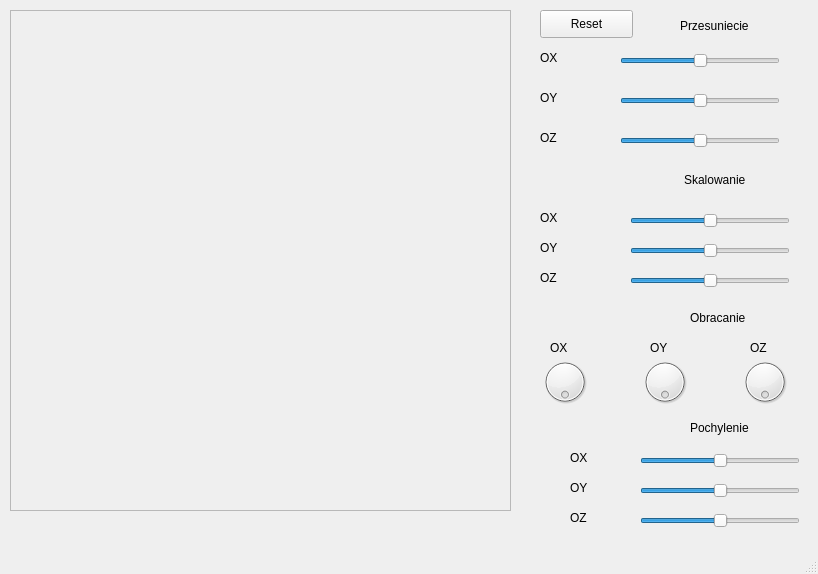
<?xml version="1.0" encoding="UTF-8"?>
<ui version="4.0">
 <class>MyWindow</class>
 <widget class="QMainWindow" name="MyWindow">
  <property name="geometry">
   <rect>
    <x>0</x>
    <y>0</y>
    <width>818</width>
    <height>574</height>
   </rect>
  </property>
  <property name="windowTitle">
   <string>MyWindow</string>
  </property>
  <widget class="QWidget" name="centralWidget">
   <widget class="QFrame" name="Frame">
    <property name="geometry">
     <rect>
      <x>10</x>
      <y>10</y>
      <width>501</width>
      <height>501</height>
     </rect>
    </property>
    <property name="frameShape">
     <enum>QFrame::StyledPanel</enum>
    </property>
    <property name="frameShadow">
     <enum>QFrame::Raised</enum>
    </property>
   </widget>
   <widget class="QLabel" name="label">
    <property name="geometry">
     <rect>
      <x>680</x>
      <y>10</y>
      <width>71</width>
      <height>31</height>
     </rect>
    </property>
    <property name="text">
     <string>Przesuniecie</string>
    </property>
   </widget>
   <widget class="QSlider" name="horizontalSlider">
    <property name="geometry">
     <rect>
      <x>620</x>
      <y>50</y>
      <width>160</width>
      <height>22</height>
     </rect>
    </property>
    <property name="maximum">
     <number>500</number>
    </property>
    <property name="value">
     <number>250</number>
    </property>
    <property name="orientation">
     <enum>Qt::Horizontal</enum>
    </property>
   </widget>
   <widget class="QSlider" name="horizontalSlider_2">
    <property name="geometry">
     <rect>
      <x>620</x>
      <y>90</y>
      <width>160</width>
      <height>22</height>
     </rect>
    </property>
    <property name="maximum">
     <number>500</number>
    </property>
    <property name="value">
     <number>250</number>
    </property>
    <property name="orientation">
     <enum>Qt::Horizontal</enum>
    </property>
   </widget>
   <widget class="QSlider" name="horizontalSlider_3">
    <property name="geometry">
     <rect>
      <x>620</x>
      <y>130</y>
      <width>160</width>
      <height>22</height>
     </rect>
    </property>
    <property name="maximum">
     <number>500</number>
    </property>
    <property name="value">
     <number>250</number>
    </property>
    <property name="orientation">
     <enum>Qt::Horizontal</enum>
    </property>
   </widget>
   <widget class="QLabel" name="label_2">
    <property name="geometry">
     <rect>
      <x>540</x>
      <y>90</y>
      <width>61</width>
      <height>16</height>
     </rect>
    </property>
    <property name="text">
     <string>OY</string>
    </property>
   </widget>
   <widget class="QLabel" name="label_3">
    <property name="geometry">
     <rect>
      <x>540</x>
      <y>50</y>
      <width>61</width>
      <height>16</height>
     </rect>
    </property>
    <property name="text">
     <string>OX</string>
    </property>
   </widget>
   <widget class="QLabel" name="label_4">
    <property name="geometry">
     <rect>
      <x>540</x>
      <y>130</y>
      <width>61</width>
      <height>16</height>
     </rect>
    </property>
    <property name="text">
     <string>OZ</string>
    </property>
   </widget>
   <widget class="QLabel" name="label_5">
    <property name="geometry">
     <rect>
      <x>684</x>
      <y>170</y>
      <width>71</width>
      <height>20</height>
     </rect>
    </property>
    <property name="text">
     <string>Skalowanie</string>
    </property>
   </widget>
   <widget class="QLabel" name="label_6">
    <property name="geometry">
     <rect>
      <x>540</x>
      <y>210</y>
      <width>61</width>
      <height>16</height>
     </rect>
    </property>
    <property name="text">
     <string>OX</string>
    </property>
   </widget>
   <widget class="QLabel" name="label_7">
    <property name="geometry">
     <rect>
      <x>540</x>
      <y>240</y>
      <width>61</width>
      <height>16</height>
     </rect>
    </property>
    <property name="text">
     <string>OY</string>
    </property>
   </widget>
   <widget class="QLabel" name="label_8">
    <property name="geometry">
     <rect>
      <x>540</x>
      <y>270</y>
      <width>61</width>
      <height>16</height>
     </rect>
    </property>
    <property name="text">
     <string>OZ</string>
    </property>
   </widget>
   <widget class="QSlider" name="horizontalSlider_4">
    <property name="geometry">
     <rect>
      <x>630</x>
      <y>210</y>
      <width>160</width>
      <height>22</height>
     </rect>
    </property>
    <property name="maximum">
     <number>500</number>
    </property>
    <property name="value">
     <number>250</number>
    </property>
    <property name="orientation">
     <enum>Qt::Horizontal</enum>
    </property>
   </widget>
   <widget class="QSlider" name="horizontalSlider_5">
    <property name="geometry">
     <rect>
      <x>630</x>
      <y>240</y>
      <width>160</width>
      <height>22</height>
     </rect>
    </property>
    <property name="maximum">
     <number>500</number>
    </property>
    <property name="value">
     <number>250</number>
    </property>
    <property name="orientation">
     <enum>Qt::Horizontal</enum>
    </property>
   </widget>
   <widget class="QSlider" name="horizontalSlider_6">
    <property name="geometry">
     <rect>
      <x>630</x>
      <y>270</y>
      <width>160</width>
      <height>22</height>
     </rect>
    </property>
    <property name="maximum">
     <number>500</number>
    </property>
    <property name="value">
     <number>250</number>
    </property>
    <property name="orientation">
     <enum>Qt::Horizontal</enum>
    </property>
   </widget>
   <widget class="QLabel" name="label_9">
    <property name="geometry">
     <rect>
      <x>690</x>
      <y>310</y>
      <width>71</width>
      <height>16</height>
     </rect>
    </property>
    <property name="text">
     <string>Obracanie</string>
    </property>
   </widget>
   <widget class="QLabel" name="label_10">
    <property name="geometry">
     <rect>
      <x>550</x>
      <y>340</y>
      <width>61</width>
      <height>16</height>
     </rect>
    </property>
    <property name="text">
     <string>OX</string>
    </property>
   </widget>
   <widget class="QLabel" name="label_11">
    <property name="geometry">
     <rect>
      <x>650</x>
      <y>340</y>
      <width>61</width>
      <height>16</height>
     </rect>
    </property>
    <property name="text">
     <string>OY</string>
    </property>
   </widget>
   <widget class="QLabel" name="label_12">
    <property name="geometry">
     <rect>
      <x>750</x>
      <y>340</y>
      <width>61</width>
      <height>16</height>
     </rect>
    </property>
    <property name="text">
     <string>OZ</string>
    </property>
   </widget>
   <widget class="QDial" name="dial">
    <property name="geometry">
     <rect>
      <x>540</x>
      <y>350</y>
      <width>50</width>
      <height>64</height>
     </rect>
    </property>
    <property name="maximum">
     <number>360</number>
    </property>
    <property name="singleStep">
     <number>1</number>
    </property>
    <property name="tracking">
     <bool>true</bool>
    </property>
    <property name="wrapping">
     <bool>true</bool>
    </property>
   </widget>
   <widget class="QDial" name="dial_2">
    <property name="geometry">
     <rect>
      <x>640</x>
      <y>350</y>
      <width>50</width>
      <height>64</height>
     </rect>
    </property>
    <property name="maximum">
     <number>360</number>
    </property>
    <property name="wrapping">
     <bool>true</bool>
    </property>
   </widget>
   <widget class="QDial" name="dial_3">
    <property name="geometry">
     <rect>
      <x>740</x>
      <y>350</y>
      <width>50</width>
      <height>64</height>
     </rect>
    </property>
    <property name="maximum">
     <number>360</number>
    </property>
    <property name="wrapping">
     <bool>true</bool>
    </property>
   </widget>
   <widget class="QLabel" name="label_13">
    <property name="geometry">
     <rect>
      <x>690</x>
      <y>420</y>
      <width>71</width>
      <height>16</height>
     </rect>
    </property>
    <property name="text">
     <string>Pochylenie</string>
    </property>
   </widget>
   <widget class="QSlider" name="horizontalSlider_7">
    <property name="geometry">
     <rect>
      <x>640</x>
      <y>450</y>
      <width>160</width>
      <height>22</height>
     </rect>
    </property>
    <property name="maximum">
     <number>500</number>
    </property>
    <property name="value">
     <number>250</number>
    </property>
    <property name="orientation">
     <enum>Qt::Horizontal</enum>
    </property>
   </widget>
   <widget class="QSlider" name="horizontalSlider_8">
    <property name="geometry">
     <rect>
      <x>640</x>
      <y>480</y>
      <width>160</width>
      <height>22</height>
     </rect>
    </property>
    <property name="maximum">
     <number>500</number>
    </property>
    <property name="value">
     <number>250</number>
    </property>
    <property name="orientation">
     <enum>Qt::Horizontal</enum>
    </property>
   </widget>
   <widget class="QSlider" name="horizontalSlider_9">
    <property name="geometry">
     <rect>
      <x>640</x>
      <y>510</y>
      <width>160</width>
      <height>22</height>
     </rect>
    </property>
    <property name="maximum">
     <number>500</number>
    </property>
    <property name="value">
     <number>250</number>
    </property>
    <property name="orientation">
     <enum>Qt::Horizontal</enum>
    </property>
   </widget>
   <widget class="QLabel" name="label_14">
    <property name="geometry">
     <rect>
      <x>570</x>
      <y>450</y>
      <width>61</width>
      <height>16</height>
     </rect>
    </property>
    <property name="text">
     <string>OX</string>
    </property>
   </widget>
   <widget class="QLabel" name="label_15">
    <property name="geometry">
     <rect>
      <x>570</x>
      <y>480</y>
      <width>61</width>
      <height>16</height>
     </rect>
    </property>
    <property name="text">
     <string>OY</string>
    </property>
   </widget>
   <widget class="QLabel" name="label_16">
    <property name="geometry">
     <rect>
      <x>570</x>
      <y>510</y>
      <width>61</width>
      <height>16</height>
     </rect>
    </property>
    <property name="text">
     <string>OZ</string>
    </property>
   </widget>
   <widget class="QPushButton" name="pushButton">
    <property name="geometry">
     <rect>
      <x>540</x>
      <y>10</y>
      <width>93</width>
      <height>28</height>
     </rect>
    </property>
    <property name="text">
     <string>Reset</string>
    </property>
   </widget>
  </widget>
  <widget class="QStatusBar" name="statusBar"/>
  <action name="actionPierwszy">
   <property name="text">
    <string>Pierwszy</string>
   </property>
  </action>
  <action name="actionDrugi">
   <property name="text">
    <string>Drugi</string>
   </property>
  </action>
 </widget>
 <layoutdefault spacing="6" margin="11"/>
 <resources/>
 <connections/>
</ui>
